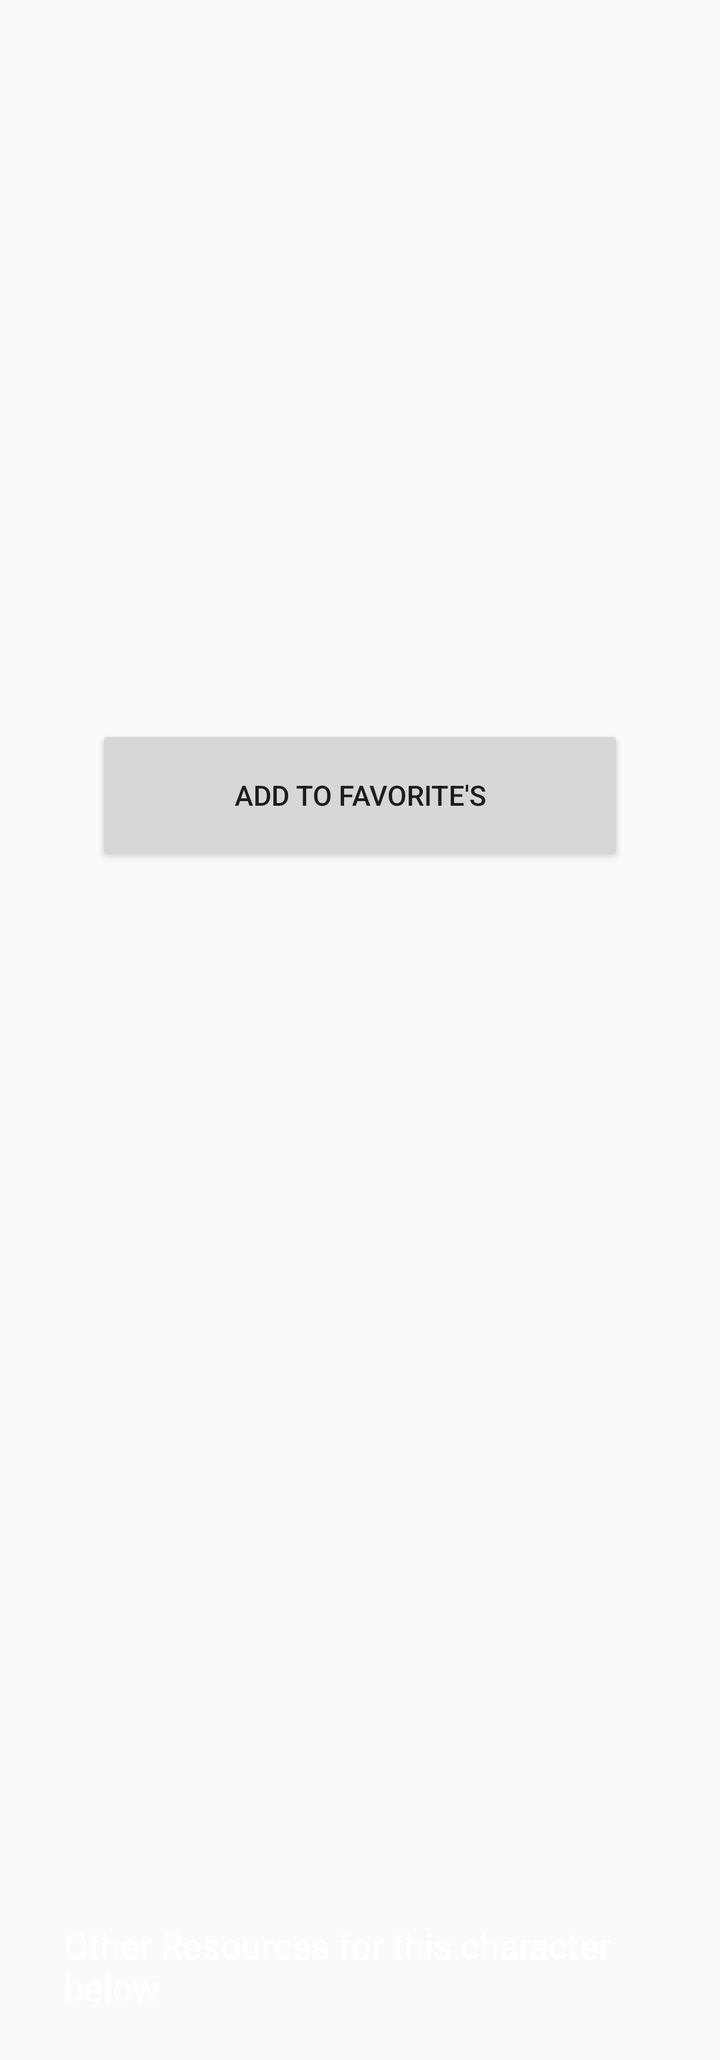
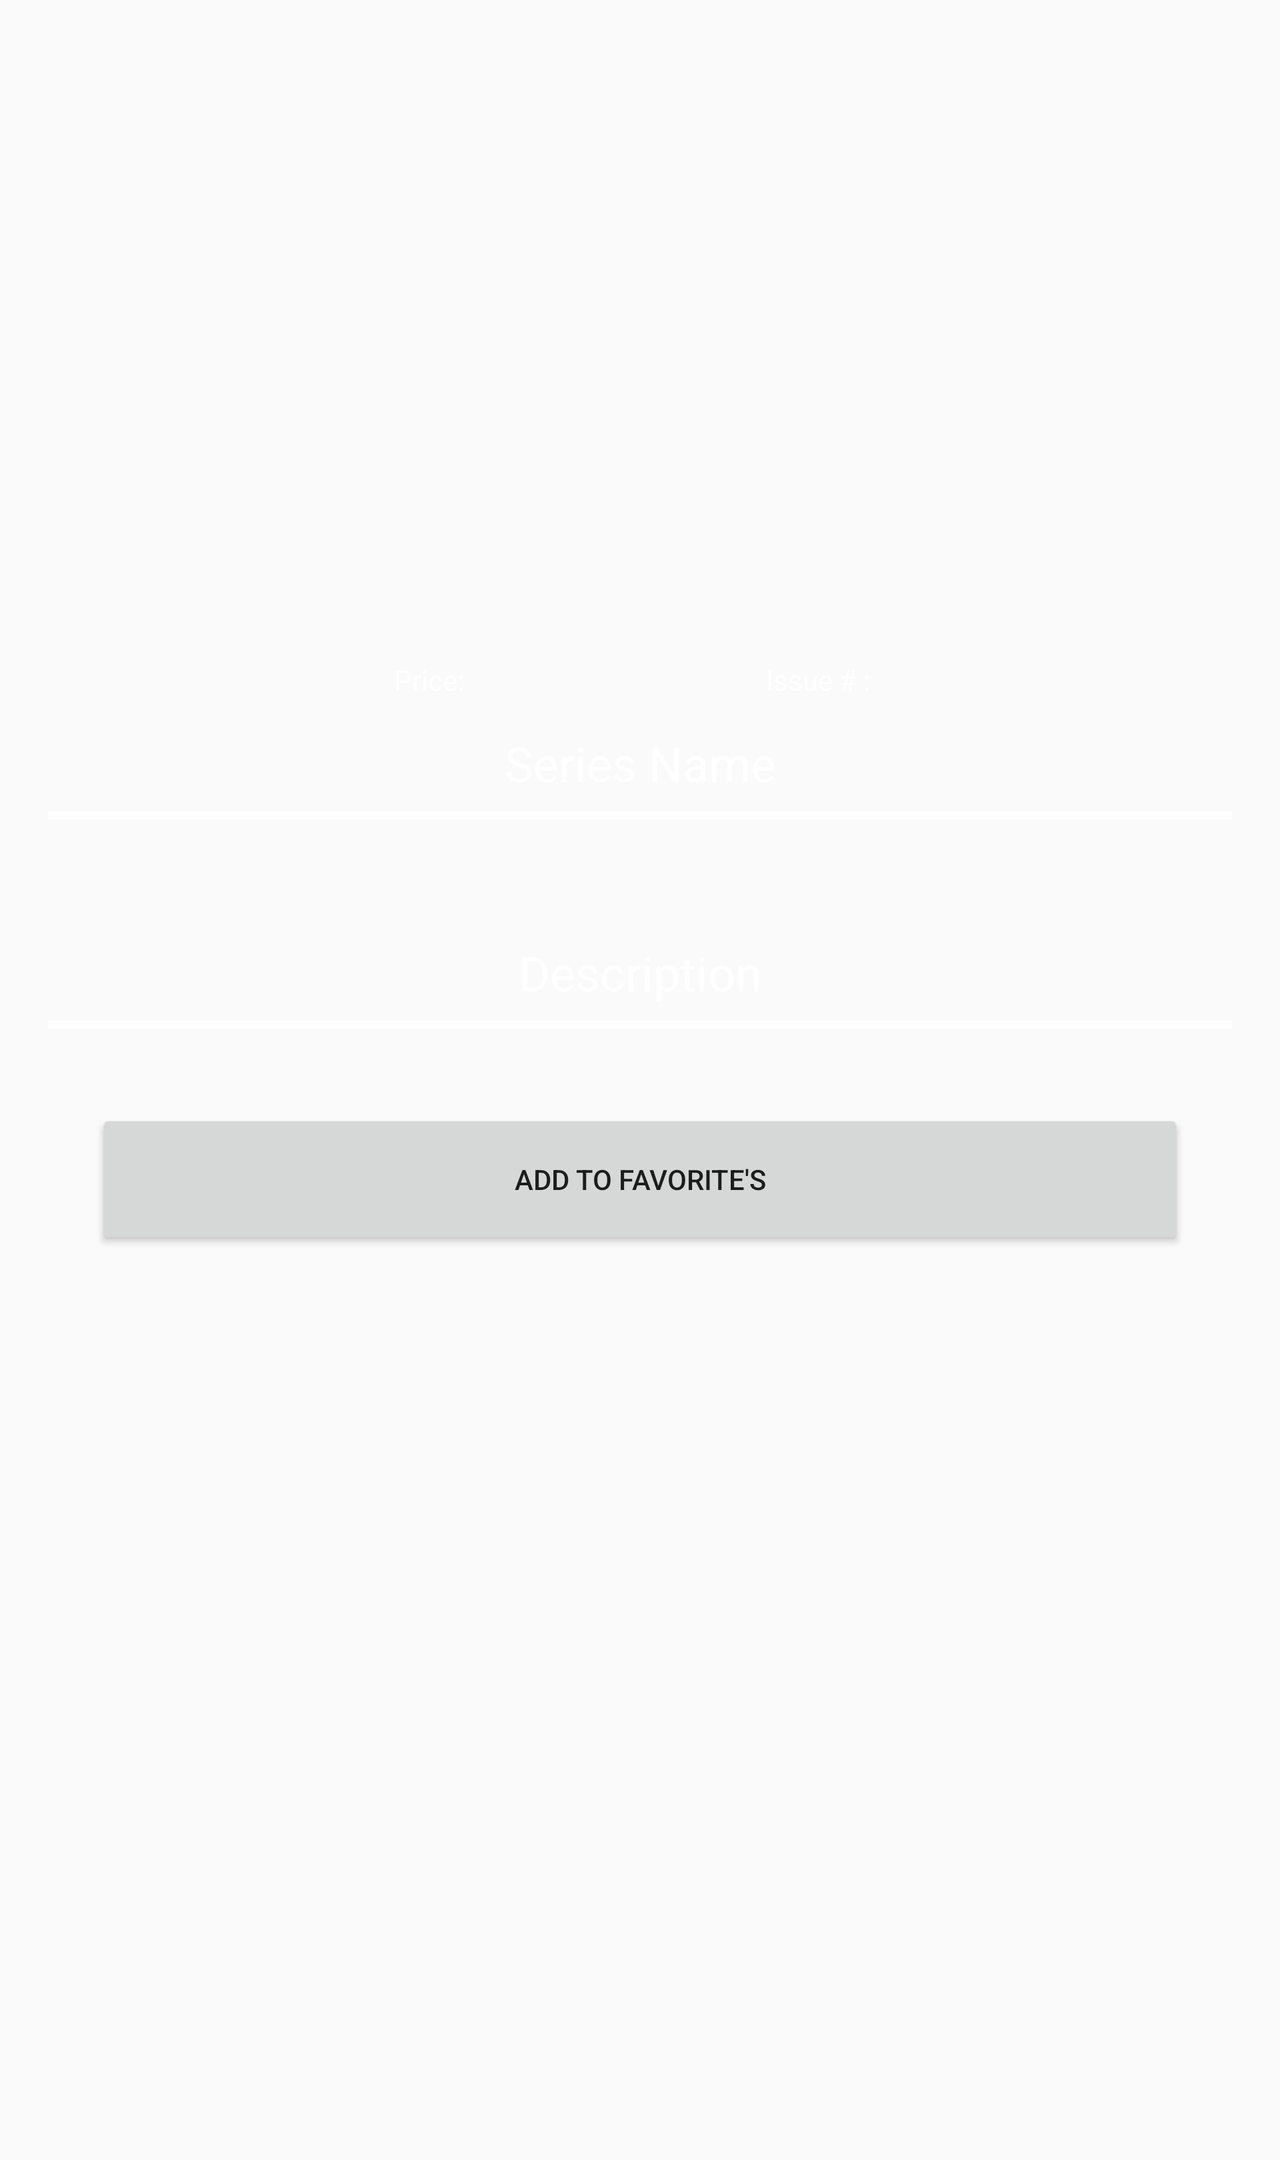

Compare how this app lays out the same screen by default and in its alternative resource folder. The renders come first, then the two layout files and the values they reference.
<!-- AndroidManifest.xml: application theme AppTheme -->
<!-- res/layout/fragment_comic_detail.xml -->
<?xml version="1.0" encoding="utf-8"?>
<androidx.core.widget.NestedScrollView xmlns:android="http://schemas.android.com/apk/res/android"
    xmlns:app="http://schemas.android.com/apk/res-auto"
    xmlns:tools="http://schemas.android.com/tools"
    android:layout_width="match_parent"
    android:layout_height="match_parent">

    <androidx.constraintlayout.widget.ConstraintLayout
        android:layout_width="match_parent"
        android:layout_height="match_parent">


        <ImageView
            android:id="@+id/iv_comicImage_comicDetail"
            android:layout_width="250dp"
            android:layout_height="250dp"
            android:layout_marginTop="32dp"
            android:contentDescription="@string/todo"
            app:layout_constraintEnd_toEndOf="parent"
            app:layout_constraintStart_toStartOf="parent"
            app:layout_constraintTop_toTopOf="parent" />

        <TextView
            android:id="@+id/tv_name_comicDetail"
            android:layout_width="0dp"
            android:layout_height="wrap_content"
            android:layout_marginTop="8dp"
            android:textAlignment="center"
            android:textColor="@color/textDisplayColor"
            android:textSize="24sp"
            app:layout_constraintEnd_toEndOf="@+id/iv_comicImage_comicDetail"
            app:layout_constraintStart_toStartOf="@+id/iv_comicImage_comicDetail"
            app:layout_constraintTop_toBottomOf="@+id/iv_comicImage_comicDetail" />

        <TextView
            android:id="@+id/tv_description_comicDetail"
            android:layout_width="0dp"
            android:layout_height="wrap_content"
            android:layout_marginStart="24dp"
            android:layout_marginTop="8dp"
            android:layout_marginEnd="24dp"
            android:textAlignment="center"
            android:textColor="@color/textDisplayColor"
            android:textSize="18sp"
            app:layout_constraintEnd_toEndOf="parent"
            app:layout_constraintStart_toStartOf="parent"
            app:layout_constraintTop_toBottomOf="@+id/tv_name_comicDetail" />

        <Button
            android:id="@+id/btn_favorite_comicDetail"
            android:layout_width="0dp"
            android:layout_height="70dp"
            android:layout_marginStart="24dp"
            android:layout_marginTop="8dp"
            android:layout_marginEnd="24dp"
            android:text="@string/add_to_favorite_s"
            app:layout_constraintEnd_toEndOf="@+id/tv_description_comicDetail"
            app:layout_constraintStart_toStartOf="@+id/tv_description_comicDetail"
            app:layout_constraintTop_toBottomOf="@+id/tv_description_comicDetail" />

        <GridView
            android:id="@+id/gv_comicRelated_display"
            android:layout_width="0dp"
            android:layout_height="496dp"
            android:layout_marginStart="32dp"
            android:layout_marginTop="8dp"
            android:layout_marginEnd="32dp"
            android:numColumns="2"
            app:layout_constraintEnd_toEndOf="parent"
            app:layout_constraintStart_toStartOf="parent"
            app:layout_constraintTop_toBottomOf="@+id/btn_favorite_comicDetail" >

        </GridView>

        <TextView
            android:id="@+id/textView7"
            android:layout_width="0dp"
            android:layout_height="wrap_content"
            android:layout_marginTop="24dp"
            android:text="@string/other_resources_for_this_character"
            android:textColor="@color/textDisplayColor"
            android:textSize="18sp"
            app:layout_constraintEnd_toEndOf="@+id/gv_comicRelated_display"
            app:layout_constraintStart_toStartOf="@+id/gv_comicRelated_display"
            app:layout_constraintTop_toBottomOf="@+id/gv_comicRelated_display" />

        <TextView
            android:id="@+id/tv_link_comic"
            android:layout_width="0dp"
            android:layout_height="wrap_content"
            android:layout_marginTop="8dp"
            android:textAlignment="center"
            android:textColor="@android:color/holo_blue_bright"
            android:textSize="12sp"
            app:layout_constraintEnd_toEndOf="@+id/textView7"
            app:layout_constraintStart_toStartOf="@+id/textView7"
            app:layout_constraintTop_toBottomOf="@+id/textView7" />
        
    </androidx.constraintlayout.widget.ConstraintLayout>
</androidx.core.widget.NestedScrollView>
<!-- resources referenced by this layout -->
<resources>
  <color name="textDisplayColor">#fff</color>
  <string name="add_to_favorite_s">Add to Favorite\'s</string>
  <string name="other_resources_for_this_character">Other Resources for this character below</string>
  <string name="todo">TODO</string>
  <style name="AppTheme" parent="Theme.AppCompat.Light.DarkActionBar">
          
          <item name="colorPrimary">@color/colorPrimary</item>
          <item name="colorPrimaryDark">@color/colorPrimaryDark</item>
          <item name="colorAccent">@color/colorAccent</item>'
  
          <item name="android:textColorHint">@color/textDisplayColor</item>
      </style>
  <color name="colorPrimary">#FF3333</color>
  <color name="colorPrimaryDark">#FF0A0A</color>
  <color name="colorAccent">#A3C3D9</color>
</resources>
<!-- res/layout-land/fragment_comic_detail.xml (the repository's variant of the layout above) -->
<!-- drawn on the phone turned sideways -->
<?xml version="1.0" encoding="utf-8"?>
<androidx.core.widget.NestedScrollView xmlns:android="http://schemas.android.com/apk/res/android"
    xmlns:app="http://schemas.android.com/apk/res-auto"
    android:layout_width="match_parent"
    android:layout_height="match_parent">

    <androidx.constraintlayout.widget.ConstraintLayout
        android:layout_width="match_parent"
        android:layout_height="match_parent">


        <ImageView
            android:id="@+id/iv_comicImage_comicDetail"
            android:layout_width="246dp"
            android:layout_height="250dp"
            android:layout_marginStart="80dp"
            android:layout_marginTop="32dp"
            android:layout_marginEnd="80dp"
            android:contentDescription="@string/todo"
            app:layout_constraintEnd_toEndOf="parent"
            app:layout_constraintStart_toStartOf="parent"
            app:layout_constraintTop_toTopOf="parent" />

        <TextView
            android:id="@+id/tv_name_comicDetail"
            android:layout_width="0dp"
            android:layout_height="wrap_content"
            android:layout_marginTop="8dp"
            android:textAlignment="center"
            android:textColor="@color/textDisplayColor"
            android:textSize="24sp"
            app:layout_constraintEnd_toEndOf="@+id/iv_comicImage_comicDetail"
            app:layout_constraintStart_toStartOf="@+id/iv_comicImage_comicDetail"
            app:layout_constraintTop_toBottomOf="@+id/iv_comicImage_comicDetail" />

        <TextView
            android:id="@+id/tv_description_comicDetail"
            android:layout_width="0dp"
            android:layout_height="wrap_content"
            android:layout_marginStart="24dp"
            android:layout_marginTop="8dp"
            android:layout_marginEnd="24dp"
            android:textAlignment="center"
            android:textColor="@color/textDisplayColor"
            android:textSize="18sp"
            app:layout_constraintEnd_toEndOf="parent"
            app:layout_constraintStart_toStartOf="parent"
            app:layout_constraintTop_toBottomOf="@+id/divider" />

        <Button
            android:id="@+id/btn_favorite_comicDetail"
            android:layout_width="0dp"
            android:layout_height="70dp"
            android:layout_marginStart="24dp"
            android:layout_marginTop="8dp"
            android:layout_marginEnd="24dp"
            android:text="@string/add_to_favorite_s"
            app:layout_constraintEnd_toEndOf="@+id/tv_description_comicDetail"
            app:layout_constraintStart_toStartOf="@+id/tv_description_comicDetail"
            app:layout_constraintTop_toBottomOf="@+id/tv_description_comicDetail" />

        <GridView
            android:id="@+id/gv_comicRelated_display"
            android:layout_width="0dp"
            android:layout_height="496dp"
            android:layout_marginStart="32dp"
            android:layout_marginTop="8dp"
            android:layout_marginEnd="32dp"
            android:numColumns="2"
            app:layout_constraintEnd_toEndOf="parent"
            app:layout_constraintStart_toStartOf="parent"
            app:layout_constraintTop_toBottomOf="@+id/btn_favorite_comicDetail" >

        </GridView>

        <TextView
            android:id="@+id/textView7"
            android:layout_width="0dp"
            android:layout_height="wrap_content"
            android:layout_marginTop="24dp"
            android:text="@string/other_resources_for_this_character"
            android:textColor="@color/textDisplayColor"
            android:textSize="18sp"
            app:layout_constraintEnd_toEndOf="@+id/gv_comicRelated_display"
            app:layout_constraintStart_toStartOf="@+id/gv_comicRelated_display"
            app:layout_constraintTop_toBottomOf="@+id/gv_comicRelated_display" />

        <TextView
            android:id="@+id/tv_link_comic"
            android:layout_width="0dp"
            android:layout_height="wrap_content"
            android:layout_marginTop="8dp"
            android:layout_marginBottom="16dp"
            android:textAlignment="center"
            android:textColor="@android:color/holo_blue_bright"
            android:textSize="12sp"
            app:layout_constraintBottom_toBottomOf="parent"
            app:layout_constraintEnd_toEndOf="@+id/textView7"
            app:layout_constraintStart_toStartOf="@+id/textView7"
            app:layout_constraintTop_toBottomOf="@+id/textView7" />

        <TextView
            android:id="@+id/tv_price_title"
            android:layout_width="wrap_content"
            android:layout_height="wrap_content"
            android:layout_marginTop="8dp"
            android:text="@string/price"
            android:textColor="@color/textDisplayColor"
            android:textSize="14sp"
            app:layout_constraintStart_toStartOf="@+id/tv_name_comicDetail"
            app:layout_constraintTop_toBottomOf="@+id/tv_name_comicDetail" />

        <TextView
            android:id="@+id/tv_price"
            android:layout_width="0dp"
            android:layout_height="wrap_content"
            android:layout_marginStart="8dp"
            android:textColor="@color/textDisplayColor"
            android:textSize="14sp"
            app:layout_constraintStart_toEndOf="@+id/tv_price_title"
            app:layout_constraintTop_toTopOf="@+id/tv_price_title" />

        <TextView
            android:id="@+id/textView8"
            android:layout_width="0dp"
            android:layout_height="wrap_content"
            android:layout_marginTop="16dp"
            android:text="@string/serie_s_name"
            android:textAlignment="center"
            android:textColor="@color/textDisplayColor"
            android:textSize="24sp"
            app:layout_constraintEnd_toEndOf="@+id/divider3"
            app:layout_constraintStart_toStartOf="@+id/divider3"
            app:layout_constraintTop_toBottomOf="@+id/tv_price_title" />

        <TextView
            android:id="@+id/tv_seriesName_comicDetail"
            android:layout_width="0dp"
            android:layout_height="wrap_content"
            android:layout_marginTop="32dp"
            android:textAlignment="center"
            android:textColor="@color/textDisplayColor"
            android:textSize="18sp"
            app:layout_constraintEnd_toEndOf="@+id/divider3"
            app:layout_constraintStart_toStartOf="@+id/divider3"
            app:layout_constraintTop_toBottomOf="@+id/textView8" />

        <TextView
            android:id="@+id/textView10"
            android:layout_width="0dp"
            android:layout_height="wrap_content"
            android:layout_marginStart="24dp"
            android:layout_marginTop="16dp"
            android:layout_marginEnd="24dp"
            android:text="@string/description"
            android:textAlignment="center"
            android:textColor="@color/textDisplayColor"
            android:textSize="24sp"
            app:layout_constraintEnd_toEndOf="parent"
            app:layout_constraintStart_toStartOf="parent"
            app:layout_constraintTop_toBottomOf="@+id/tv_seriesName_comicDetail" />

        <View
            android:id="@+id/divider"
            android:layout_width="0dp"
            android:layout_height="4dp"
            android:layout_marginTop="8dp"
            android:background="@color/textDisplayColor"
            app:layout_constraintEnd_toEndOf="@+id/textView10"
            app:layout_constraintStart_toStartOf="@+id/textView10"
            app:layout_constraintTop_toBottomOf="@+id/textView10" />

        <View
            android:id="@+id/divider3"
            android:layout_width="0dp"
            android:layout_height="4dp"
            android:layout_marginStart="24dp"
            android:layout_marginTop="8dp"
            android:layout_marginEnd="24dp"
            android:background="@color/textDisplayColor"
            app:layout_constraintEnd_toEndOf="parent"
            app:layout_constraintStart_toStartOf="parent"
            app:layout_constraintTop_toBottomOf="@+id/textView8" />

        <TextView
            android:id="@+id/textView3"
            android:layout_width="wrap_content"
            android:layout_height="wrap_content"
            android:layout_marginEnd="8dp"
            android:text="@string/IssueNum"
            android:textAlignment="viewStart"
            android:textColor="@color/textDisplayColor"
            app:layout_constraintEnd_toStartOf="@+id/tv_issueNum"
            app:layout_constraintTop_toTopOf="@+id/tv_issueNum" />

        <TextView
            android:id="@+id/tv_issueNum"
            android:layout_width="wrap_content"
            android:layout_height="wrap_content"
            android:layout_marginTop="8dp"
            android:textColor="@color/textDisplayColor"
            app:layout_constraintEnd_toEndOf="@+id/tv_name_comicDetail"
            app:layout_constraintTop_toBottomOf="@+id/tv_name_comicDetail" />

    </androidx.constraintlayout.widget.ConstraintLayout>
</androidx.core.widget.NestedScrollView>
<!-- resources referenced by the variant -->
<!-- as the phone turned sideways resolves them -->
<resources>
  <color name="textDisplayColor">#fff</color>
  <string name="IssueNum">Issue # :</string>
  <string name="add_to_favorite_s">Add to Favorite\'s</string>
  <string name="description">Description</string>
  <string name="other_resources_for_this_character">Other Resources for this character below</string>
  <string name="price">Price:</string>
  <string name="serie_s_name">Series Name</string>
  <string name="todo">TODO</string>
  <style name="AppTheme" parent="Theme.AppCompat.Light.DarkActionBar">
          
          <item name="colorPrimary">@color/colorPrimary</item>
          <item name="colorPrimaryDark">@color/colorPrimaryDark</item>
          <item name="colorAccent">@color/colorAccent</item>'
  
          <item name="android:textColorHint">@color/textDisplayColor</item>
      </style>
  <color name="colorPrimary">#FF3333</color>
  <color name="colorPrimaryDark">#FF0A0A</color>
  <color name="colorAccent">#A3C3D9</color>
</resources>
